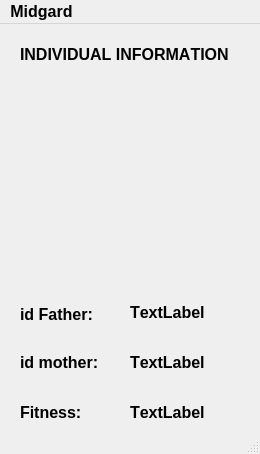
<?xml version="1.0" encoding="UTF-8"?>
<ui version="4.0">
 <class>informationIndividual</class>
 <widget class="QMainWindow" name="informationIndividual">
  <property name="geometry">
   <rect>
    <x>0</x>
    <y>0</y>
    <width>260</width>
    <height>454</height>
   </rect>
  </property>
  <property name="font">
   <font>
    <pointsize>12</pointsize>
    <weight>75</weight>
    <italic>false</italic>
    <bold>true</bold>
    <underline>false</underline>
    <strikeout>false</strikeout>
    <kerning>false</kerning>
   </font>
  </property>
  <property name="windowTitle">
   <string>MainWindow</string>
  </property>
  <widget class="QWidget" name="centralwidget">
   <widget class="QLabel" name="label">
    <property name="geometry">
     <rect>
      <x>20</x>
      <y>280</y>
      <width>81</width>
      <height>21</height>
     </rect>
    </property>
    <property name="text">
     <string>id Father:</string>
    </property>
   </widget>
   <widget class="QLabel" name="label_2">
    <property name="geometry">
     <rect>
      <x>20</x>
      <y>330</y>
      <width>91</width>
      <height>17</height>
     </rect>
    </property>
    <property name="text">
     <string>id mother:</string>
    </property>
   </widget>
   <widget class="QLabel" name="label_3">
    <property name="geometry">
     <rect>
      <x>20</x>
      <y>380</y>
      <width>71</width>
      <height>17</height>
     </rect>
    </property>
    <property name="text">
     <string>Fitness:</string>
    </property>
   </widget>
   <widget class="QLabel" name="label_4">
    <property name="geometry">
     <rect>
      <x>20</x>
      <y>10</y>
      <width>221</width>
      <height>41</height>
     </rect>
    </property>
    <property name="text">
     <string>INDIVIDUAL INFORMATION</string>
    </property>
   </widget>
   <widget class="QLabel" name="IdFather">
    <property name="geometry">
     <rect>
      <x>130</x>
      <y>280</y>
      <width>91</width>
      <height>17</height>
     </rect>
    </property>
    <property name="text">
     <string>TextLabel</string>
    </property>
   </widget>
   <widget class="QLabel" name="IdMother">
    <property name="geometry">
     <rect>
      <x>130</x>
      <y>330</y>
      <width>81</width>
      <height>17</height>
     </rect>
    </property>
    <property name="text">
     <string>TextLabel</string>
    </property>
   </widget>
   <widget class="QLabel" name="Fitness">
    <property name="geometry">
     <rect>
      <x>130</x>
      <y>380</y>
      <width>81</width>
      <height>17</height>
     </rect>
    </property>
    <property name="text">
     <string>TextLabel</string>
    </property>
   </widget>
   <widget class="QLabel" name="fotoPadre">
    <property name="geometry">
     <rect>
      <x>20</x>
      <y>60</y>
      <width>91</width>
      <height>181</height>
     </rect>
    </property>
    <property name="text">
     <string/>
    </property>
    <property name="pixmap">
     <pixmap>../master.png</pixmap>
    </property>
   </widget>
   <widget class="QLabel" name="fotoMadre">
    <property name="geometry">
     <rect>
      <x>130</x>
      <y>80</y>
      <width>91</width>
      <height>141</height>
     </rect>
    </property>
    <property name="text">
     <string/>
    </property>
    <property name="pixmap">
     <pixmap>../wizardWoman.png</pixmap>
    </property>
   </widget>
  </widget>
  <widget class="QStatusBar" name="statusbar"/>
  <widget class="QMenuBar" name="menuBar">
   <property name="geometry">
    <rect>
     <x>0</x>
     <y>0</y>
     <width>260</width>
     <height>27</height>
    </rect>
   </property>
   <widget class="QMenu" name="menuMidgard">
    <property name="title">
     <string>Midgard</string>
    </property>
   </widget>
   <addaction name="menuMidgard"/>
  </widget>
 </widget>
 <resources/>
 <connections/>
</ui>
